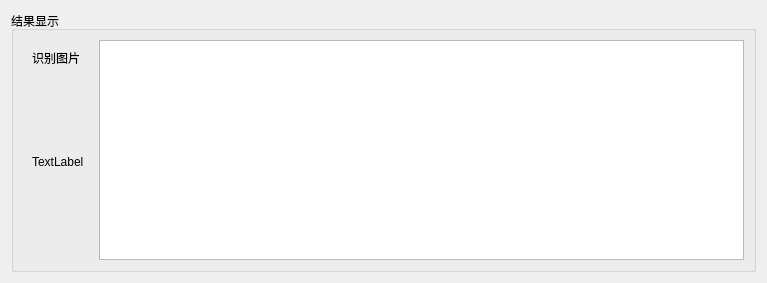
<?xml version="1.0" encoding="UTF-8"?>
<ui version="4.0">
 <class>Result</class>
 <widget class="QWidget" name="Result">
  <property name="geometry">
   <rect>
    <x>0</x>
    <y>0</y>
    <width>767</width>
    <height>283</height>
   </rect>
  </property>
  <property name="sizePolicy">
   <sizepolicy hsizetype="Expanding" vsizetype="Expanding">
    <horstretch>0</horstretch>
    <verstretch>0</verstretch>
   </sizepolicy>
  </property>
  <property name="windowTitle">
   <string>Form</string>
  </property>
  <layout class="QHBoxLayout" name="horizontalLayout">
   <item>
    <widget class="QGroupBox" name="groupBox">
     <property name="title">
      <string>结果显示</string>
     </property>
     <layout class="QHBoxLayout" name="horizontalLayout_2">
      <item>
       <widget class="QWidget" name="widget" native="true">
        <layout class="QVBoxLayout" name="verticalLayout">
         <item>
          <widget class="QLabel" name="label">
           <property name="sizePolicy">
            <sizepolicy hsizetype="Preferred" vsizetype="Minimum">
             <horstretch>0</horstretch>
             <verstretch>0</verstretch>
            </sizepolicy>
           </property>
           <property name="text">
            <string>识别图片</string>
           </property>
          </widget>
         </item>
         <item>
          <spacer name="verticalSpacer">
           <property name="orientation">
            <enum>Qt::Orientation::Vertical</enum>
           </property>
           <property name="sizeHint" stdset="0">
            <size>
             <width>20</width>
             <height>40</height>
            </size>
           </property>
          </spacer>
         </item>
         <item>
          <widget class="QLabel" name="label_2">
           <property name="text">
            <string>TextLabel</string>
           </property>
          </widget>
         </item>
         <item>
          <spacer name="verticalSpacer_2">
           <property name="orientation">
            <enum>Qt::Orientation::Vertical</enum>
           </property>
           <property name="sizeHint" stdset="0">
            <size>
             <width>20</width>
             <height>40</height>
            </size>
           </property>
          </spacer>
         </item>
        </layout>
       </widget>
      </item>
      <item>
       <widget class="QTextBrowser" name="textBrowser"/>
      </item>
     </layout>
    </widget>
   </item>
  </layout>
 </widget>
 <resources/>
 <connections/>
</ui>
